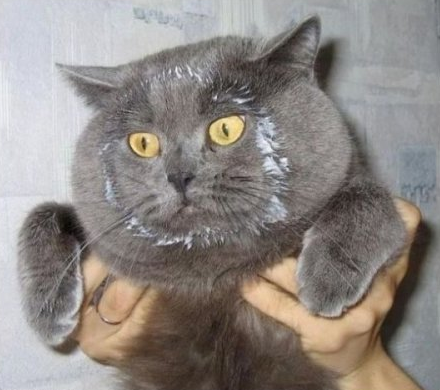
#> input picture pyhton/Advanced/Modules/Module Pillow/Material&practice/Pillow drawing/cat.png, 440 x 390 px
$ python cat.py
#> lines starting #> are read from the running program, lines starting #| are printed output that depends on the picture
from PIL import Image, ImageDraw

# 1) Open the image
img = Image.open("cat.png").convert("RGB")
#> img is the input picture: PIL image 440x390 RGB; mean R, G, B 142.1, 135.8, 131.7
w, h = img.size
#> w = 440; h = 390

draw = ImageDraw.Draw(img)

# 2) Grid settings (change if you want)
step = 120                 # distance between lines (px)
line_color = (60, 60, 60)  # dark gray
line_width = 8

# 3) Vertical lines
for x in range(step, w, step):
    draw.line([(x, 0), (x, h)], fill=line_color, width=line_width)

# 4) Horizontal lines
for y in range(step, h, step):
    draw.line([(0, y), (w, y)], fill=line_color, width=line_width)

# 5) Save and show
img.save("cat_grid.png")
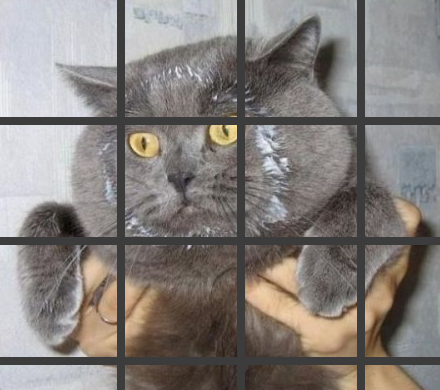
#> saved as cat_grid.png: PIL image 440x390 RGB; mean R, G, B 133.8, 128.4, 124.9
img.show()

$ run again, with pyhton/Advanced/Modules/Module Pillow/Material&practice/Pillow drawing/kandinsky_up_part.png copied over pyhton/Advanced/Modules/Module Pillow/Material&practice/Pillow drawing/cat.png
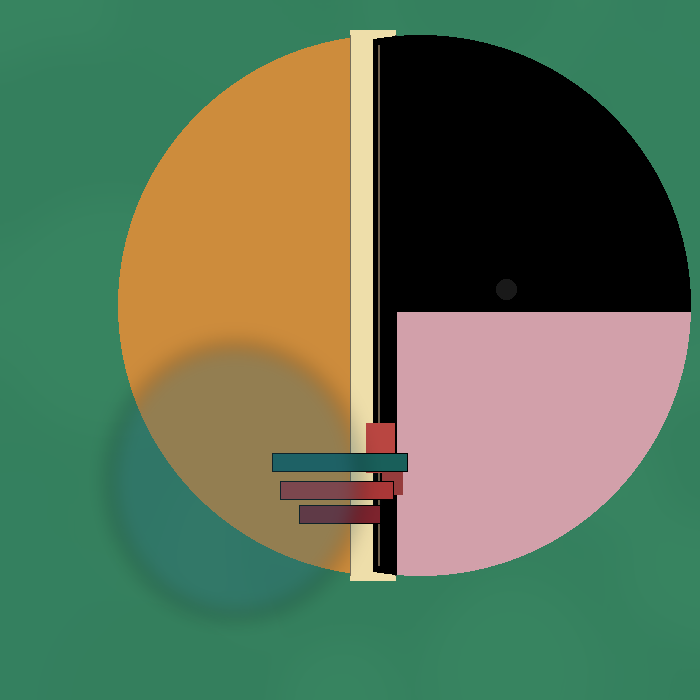
#> input picture pyhton/Advanced/Modules/Module Pillow/Material&practice/Pillow drawing/kandinsky_up_part.png, 700 x 700 px
#> img is the input picture: PIL image 700x700 RGB; mean R, G, B 93.8, 114.4, 85.5
#> `img.save("cat_grid.png")`:
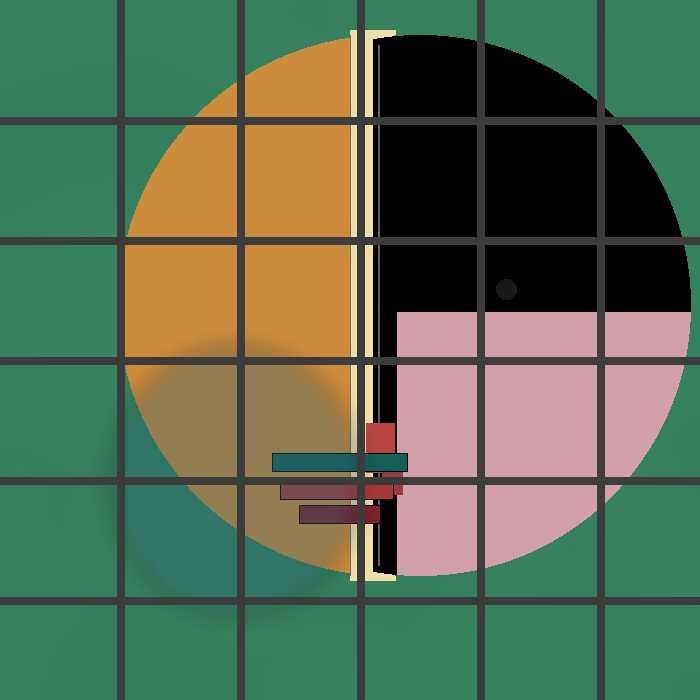
#> saved as cat_grid.png: PIL image 700x700 RGB; mean R, G, B 88.7, 107.8, 82.1
